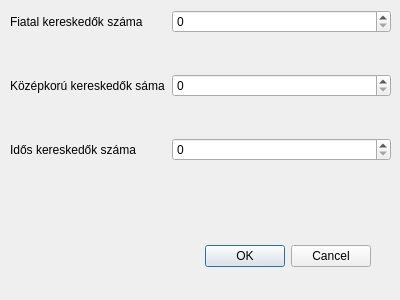
<?xml version="1.0" encoding="UTF-8"?>
<ui version="4.0">
 <class>SettingsDialog</class>
 <widget class="QDialog" name="SettingsDialog">
  <property name="geometry">
   <rect>
    <x>0</x>
    <y>0</y>
    <width>400</width>
    <height>300</height>
   </rect>
  </property>
  <property name="windowTitle">
   <string>Dialog</string>
  </property>
  <widget class="QDialogButtonBox" name="buttonBox">
   <property name="geometry">
    <rect>
     <x>30</x>
     <y>240</y>
     <width>341</width>
     <height>32</height>
    </rect>
   </property>
   <property name="orientation">
    <enum>Qt::Horizontal</enum>
   </property>
   <property name="standardButtons">
    <set>QDialogButtonBox::Cancel|QDialogButtonBox::Ok</set>
   </property>
  </widget>
  <widget class="QWidget" name="formLayoutWidget">
   <property name="geometry">
    <rect>
     <x>10</x>
     <y>10</y>
     <width>381</width>
     <height>221</height>
    </rect>
   </property>
   <layout class="QFormLayout" name="formLayout">
    <property name="horizontalSpacing">
     <number>7</number>
    </property>
    <property name="verticalSpacing">
     <number>41</number>
    </property>
    <item row="0" column="0">
     <widget class="QLabel" name="label_2">
      <property name="text">
       <string>Fiatal kereskedők száma</string>
      </property>
     </widget>
    </item>
    <item row="1" column="0">
     <widget class="QLabel" name="label">
      <property name="text">
       <string>Középkorú kereskedők sáma</string>
      </property>
     </widget>
    </item>
    <item row="2" column="0">
     <widget class="QLabel" name="label_3">
      <property name="text">
       <string>Idős kereskedők száma</string>
      </property>
     </widget>
    </item>
    <item row="0" column="1">
     <widget class="QSpinBox" name="fastPlayerSpinBox"/>
    </item>
    <item row="1" column="1">
     <widget class="QSpinBox" name="mediumPlayerSpinBox"/>
    </item>
    <item row="2" column="1">
     <widget class="QSpinBox" name="slowPlayerSpinBox"/>
    </item>
   </layout>
  </widget>
 </widget>
 <resources/>
 <connections>
  <connection>
   <sender>buttonBox</sender>
   <signal>accepted()</signal>
   <receiver>SettingsDialog</receiver>
   <slot>accept()</slot>
   <hints>
    <hint type="sourcelabel">
     <x>248</x>
     <y>254</y>
    </hint>
    <hint type="destinationlabel">
     <x>157</x>
     <y>274</y>
    </hint>
   </hints>
  </connection>
  <connection>
   <sender>buttonBox</sender>
   <signal>rejected()</signal>
   <receiver>SettingsDialog</receiver>
   <slot>reject()</slot>
   <hints>
    <hint type="sourcelabel">
     <x>316</x>
     <y>260</y>
    </hint>
    <hint type="destinationlabel">
     <x>286</x>
     <y>274</y>
    </hint>
   </hints>
  </connection>
 </connections>
</ui>
